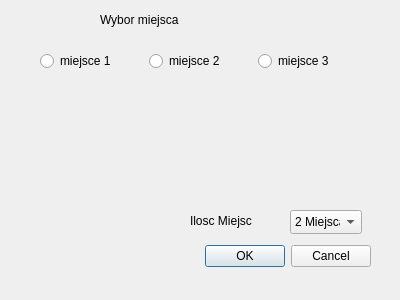
<?xml version="1.0" encoding="UTF-8"?>
<ui version="4.0">
 <class>DodawanieStolika</class>
 <widget class="QDialog" name="DodawanieStolika">
  <property name="geometry">
   <rect>
    <x>0</x>
    <y>0</y>
    <width>400</width>
    <height>300</height>
   </rect>
  </property>
  <property name="windowTitle">
   <string>Dialog</string>
  </property>
  <widget class="QDialogButtonBox" name="buttonBox_potwierdzenieDodania">
   <property name="geometry">
    <rect>
     <x>30</x>
     <y>240</y>
     <width>341</width>
     <height>32</height>
    </rect>
   </property>
   <property name="orientation">
    <enum>Qt::Horizontal</enum>
   </property>
   <property name="standardButtons">
    <set>QDialogButtonBox::Cancel|QDialogButtonBox::Ok</set>
   </property>
  </widget>
  <widget class="QComboBox" name="comboBox">
   <property name="geometry">
    <rect>
     <x>290</x>
     <y>210</y>
     <width>72</width>
     <height>24</height>
    </rect>
   </property>
   <item>
    <property name="text">
     <string>2 Miejsca</string>
    </property>
   </item>
   <item>
    <property name="text">
     <string>4 Miejsca</string>
    </property>
   </item>
   <item>
    <property name="text">
     <string>6 Miejsc</string>
    </property>
   </item>
  </widget>
  <widget class="QLabel" name="label">
   <property name="geometry">
    <rect>
     <x>190</x>
     <y>210</y>
     <width>101</width>
     <height>21</height>
    </rect>
   </property>
   <property name="text">
    <string>Ilosc Miejsc</string>
   </property>
  </widget>
  <widget class="QLabel" name="label_2">
   <property name="geometry">
    <rect>
     <x>100</x>
     <y>10</y>
     <width>221</width>
     <height>20</height>
    </rect>
   </property>
   <property name="text">
    <string>Wybor miejsca</string>
   </property>
  </widget>
  <widget class="QWidget" name="">
   <property name="geometry">
    <rect>
     <x>40</x>
     <y>31</y>
     <width>321</width>
     <height>61</height>
    </rect>
   </property>
   <layout class="QHBoxLayout" name="horizontalLayout">
    <item>
     <widget class="QRadioButton" name="radioButton_stolik1">
      <property name="text">
       <string>miejsce 1</string>
      </property>
     </widget>
    </item>
    <item>
     <widget class="QRadioButton" name="radioButton_stolik2">
      <property name="text">
       <string>miejsce 2</string>
      </property>
     </widget>
    </item>
    <item>
     <widget class="QRadioButton" name="radioButton_stolik3">
      <property name="text">
       <string>miejsce 3</string>
      </property>
     </widget>
    </item>
   </layout>
  </widget>
 </widget>
 <resources/>
 <connections>
  <connection>
   <sender>buttonBox_potwierdzenieDodania</sender>
   <signal>accepted()</signal>
   <receiver>DodawanieStolika</receiver>
   <slot>accept()</slot>
   <hints>
    <hint type="sourcelabel">
     <x>248</x>
     <y>254</y>
    </hint>
    <hint type="destinationlabel">
     <x>157</x>
     <y>274</y>
    </hint>
   </hints>
  </connection>
  <connection>
   <sender>buttonBox_potwierdzenieDodania</sender>
   <signal>rejected()</signal>
   <receiver>DodawanieStolika</receiver>
   <slot>reject()</slot>
   <hints>
    <hint type="sourcelabel">
     <x>316</x>
     <y>260</y>
    </hint>
    <hint type="destinationlabel">
     <x>286</x>
     <y>274</y>
    </hint>
   </hints>
  </connection>
 </connections>
</ui>
